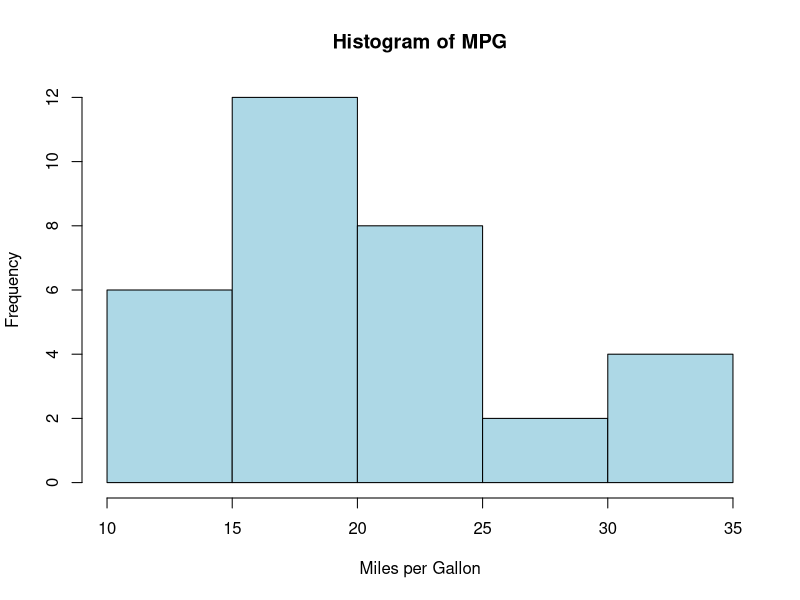
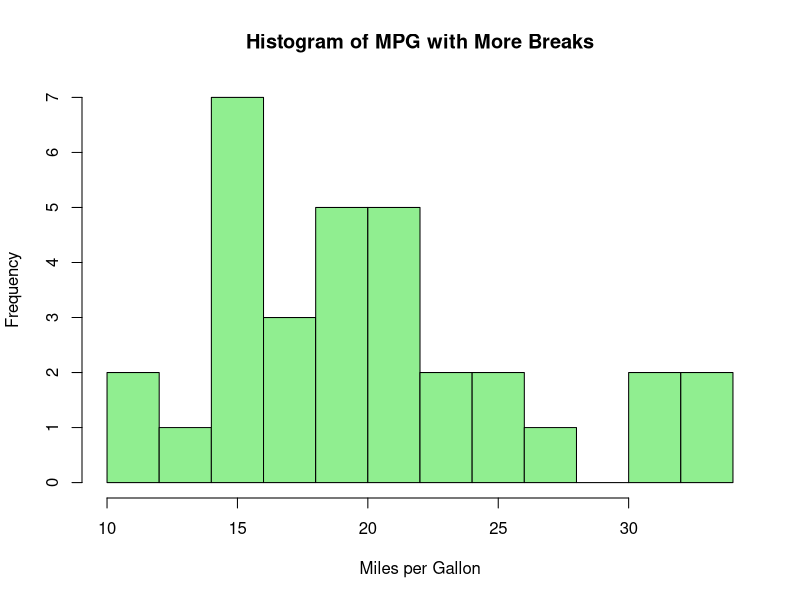
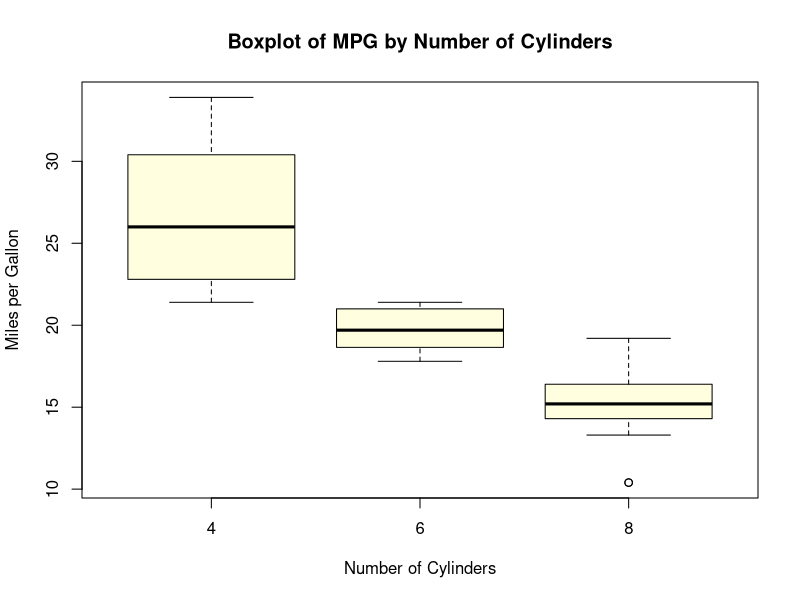
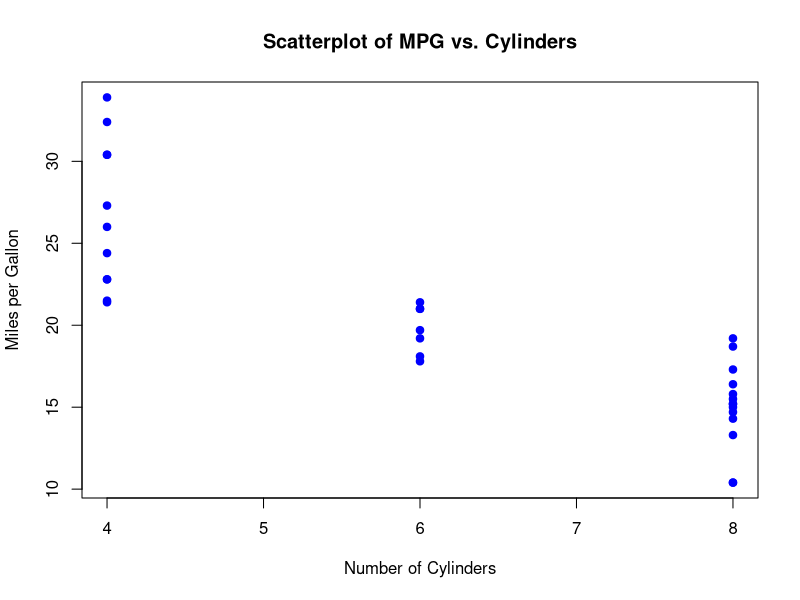
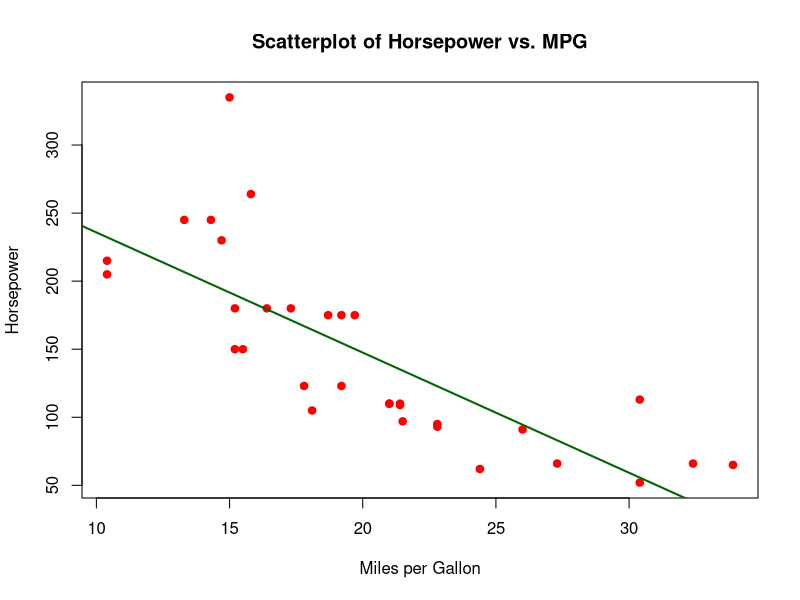

The R source for these figures, in order: (Note: a time limit stopped this script after it produced the figures.)
#======================================================
# Name: Jacob Jarrett
#
# Homework 3
#======================================================

#------------------------------------------------------
# Topic 1 - Part 1 - Slide 1: mtcars Plotting
#------------------------------------------------------

# (a) Assign the mtcars dataset to 'mydata'
mydata <- mtcars

# (b) Inspect the dataset
cat("\n--- mtcars: Head, Tail, and Summary ---\n")
head(mydata)
tail(mydata)
summary(mydata)

# (c) Create a histogram of 'mpg'
hist(mydata$mpg,
     main = "Histogram of MPG",
     xlab = "Miles per Gallon",
     col  = "lightblue"
)

# (d) Create a histogram of 'mpg' with more breaks
hist(mydata$mpg,
     breaks = 15,
     main = "Histogram of MPG with More Breaks",
     xlab = "Miles per Gallon",
     col  = "lightgreen"
)

# (e) Create a boxplot of 'mpg' for each number of cylinders
boxplot(mydata$mpg ~ mydata$cyl,
        main = "Boxplot of MPG by Number of Cylinders",
        xlab = "Number of Cylinders",
        ylab = "Miles per Gallon",
        col  = "lightyellow"
)

# (f) Create a scatterplot of 'mpg' vs. 'cyl'
plot(mydata$cyl, mydata$mpg,
     main = "Scatterplot of MPG vs. Cylinders",
     xlab = "Number of Cylinders",
     ylab = "Miles per Gallon",
     pch  = 19,
     col  = "blue"
)

# (g) Plot horsepower vs mpg and add a regression line
plot(mydata$mpg, mydata$hp,
     main = "Scatterplot of Horsepower vs. MPG",
     xlab = "Miles per Gallon",
     ylab = "Horsepower",
     pch  = 19,
     col  = "red"
)
hp_model <- lm(hp ~ mpg, data = mydata)
abline(hp_model, col = "darkgreen", lwd = 2)

#------------------------------------------------------
# Topic 1 - Part 1 - Slide 2: iris Data Manipulation
#------------------------------------------------------

cat("\n--- iris: Head, Tail, and Summary ---\n")
head(iris)
tail(iris)
summary(iris)

# (b) Filter for Species 'versicolor' and store in iris.vers
iris.vers <- subset(iris, Species == "versicolor")

# (c) Create 'sepal.dif' (Sepal.Length - Sepal.Width)
sepal.dif <- iris.vers$Sepal.Length - iris.vers$Sepal.Width

# (d) Add new column 'sepal.dif' to 'iris.vers'
iris.vers$sepal.dif <- sepal.dif

# (e) Filter for 'virginica' with Sepal.Width > 3.5
iris.filtered <- subset(iris, Species == "virginica" & Sepal.Width > 3.5)

# (f) Rows where integer part of Sepal.Length is odd
iris.odd <- subset(iris, as.integer(Sepal.Length) %% 2 == 1)

# (g) Calculate the mean of each numeric variable in iris
numeric_cols <- sapply(iris, is.numeric)
mean_values  <- sapply(iris[, numeric_cols], mean)
cat("\n--- Means of Numeric Variables in iris ---\n")
print(mean_values)

#------------------------------------------------------
# Topic 1 - Part 1 - Slide 3: Nested if...else (Age)
#------------------------------------------------------

# 1. Prompt the user to enter their age and ensure it's numeric
my.age <- as.integer(readline(prompt = "\nPlease Enter your Age: "))

# 2. Loop until a valid numeric age is entered
while (is.na(my.age)) {
  cat("Invalid input. Please enter a valid numeric age.\n")
  my.age <- as.integer(readline(prompt = "Please Enter your Age: "))
}

# 3. Evaluate input using nested if...else
if (my.age < 18) {
  cat("You are Not a Major.\n")
  cat("You are Not Eligible to Work.\n")
} else if (my.age >= 18 && my.age <= 60) {
  cat("You are Eligible to Work.\n")
  cat("Please fill the Application Form and Email to us.\n")
} else if (my.age > 60) {
  cat("As per the Government Rules, You are too Old to Work.\n")
  cat("Please collect your pension!\n")
}

cat("This Message is from Outside the Nested IF Else Statement\n")

#------------------------------------------------------
# Topic 1 - Part 1 - Slide 4: if else() Apple Stocks
#------------------------------------------------------

# 1. Apple stock prices
apple <- c(109.49, 109.90, 109.11, 109.95, 111.03, 112.12)

# 2. ifelse() to decide if to buy each stock (<110 => buy)
decision <- ifelse(apple < 110, "buy the apple stock", "don't buy the apple stock")

cat("\n--- Apple Stock Decisions ---\n")
print(decision)

cat("\nAll code executed successfully!\n")
